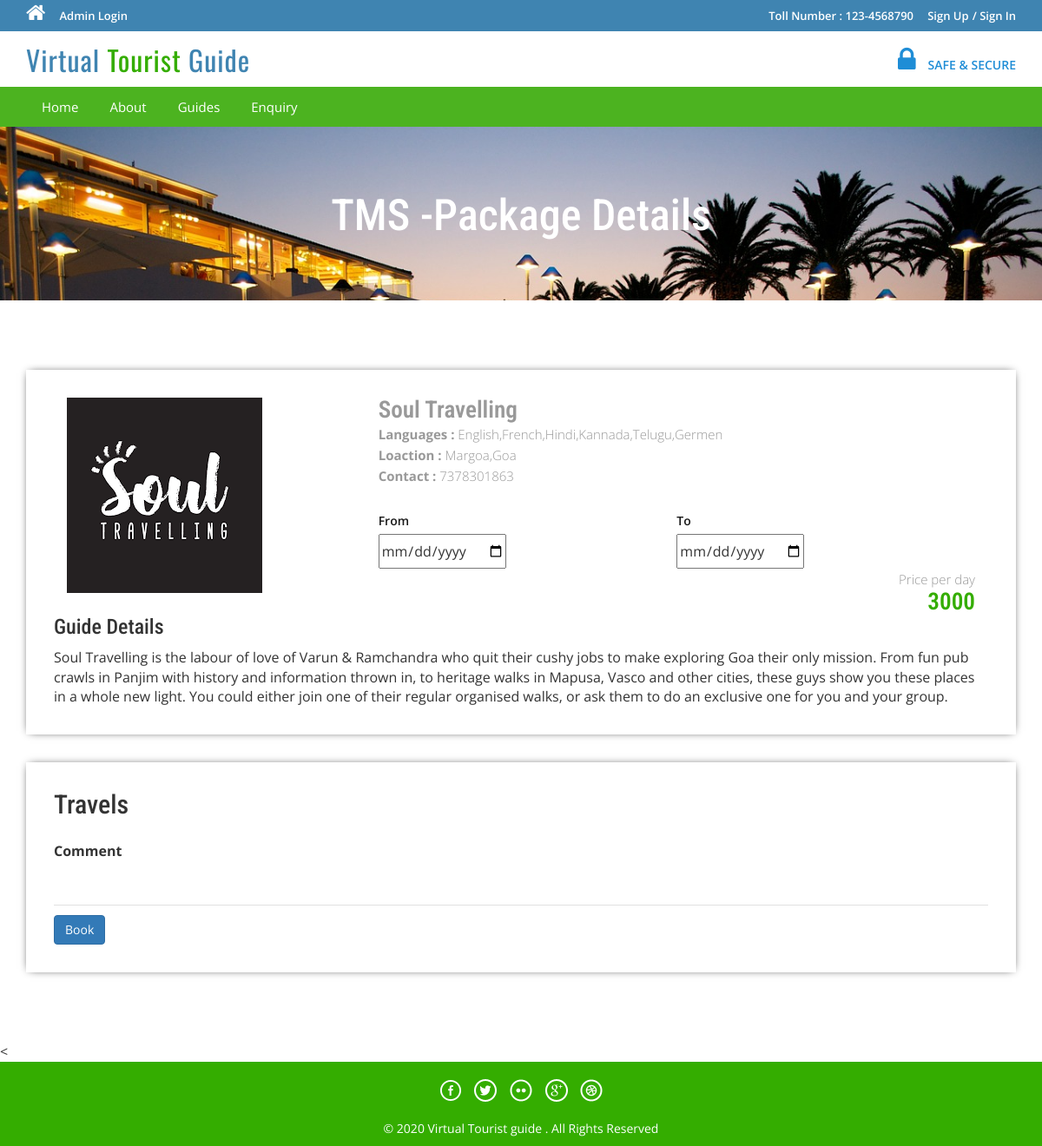
Page /restautrants.php?pkgid=8 on the committed database.
### tables this page shows
CREATE TABLE `tbltourpackages` (
  `PackageId` int(11) NOT NULL,
  `PackageName` varchar(200) DEFAULT NULL,
  `PackageType` varchar(150) DEFAULT NULL,
  `PackageLocation` varchar(100) DEFAULT NULL,
  `PackagePrice` int(11) DEFAULT NULL,
  `PackageFetures` varchar(255) DEFAULT NULL,
  `PackageDetails` mediumtext DEFAULT NULL,
  `PackageImage` varchar(100) DEFAULT NULL,
  `Creationdate` timestamp NULL DEFAULT current_timestamp(),
  `UpdationDate` timestamp NULL DEFAULT NULL ON UPDATE current_timestamp()
);

### restautrants.php (the view, shortened to what this page needs)
<?php
include('includes/config.php');
?>
<!DOCTYPE HTML>
<html>
<head>
<link href="css/bootstrap.css" rel='stylesheet' type='text/css' />
<link href="css/style.css" rel='stylesheet' type='text/css' />
<link href="css/font-awesome.css" rel="stylesheet">
<link href="css/animate.css" rel="stylesheet" type="text/css" media="all">
<link rel="stylesheet" href="css/jquery-ui.css" />
</head>
<body>
<?php include('includes/header.php');?>
<div class="banner-3">
	<div class="container">
		<h1 class="wow zoomIn animated animated" data-wow-delay=".5s" style="visibility: visible; animation-delay: 0.5s; animation-name: zoomIn;"> TMS -Package Details</h1>
	</div>
</div>
<div class="selectroom">
	<div class="container">
<?php
$pid=intval($_GET['pkgid']);
$sql = "SELECT * from tbltourpackages where PackageId=:pid";
$query = $dbh->prepare($sql);
$query -> bindParam(':pid', $pid, PDO::PARAM_STR);
$query->execute();
$results=$query->fetchAll(PDO::FETCH_OBJ);
if($query->rowCount() > 0)
{
foreach($results as $result)
{	?>
<form name="book" method="post">
		<div class="selectroom_top">
			<div class="col-md-4 selectroom_left wow fadeInLeft animated" data-wow-delay=".5s">
				<img src="admin/pacakgeimages/<?php echo htmlentities($result->PackageImage);?>" class="img-responsive" alt="">
			</div>
			<div class="col-md-8 selectroom_right wow fadeInRight animated" data-wow-delay=".5s">
				<h2><?php echo htmlentities($result->PackageName);?></h2>
				<p><b>Languages :</b> <?php echo htmlentities($result->PackageType);?></p>
				<p><b>Loaction :</b> <?php echo htmlentities($result->PackageLocation);?></p>
					<p><b>Contact :</b> <?php echo htmlentities($result->PackageFetures);?></p>
					<div class="ban-bottom">
				<div class="bnr-right">
				<label class="inputLabel">From</label>
				<input  type="date" placeholder="dd-mm-yyyy"  name="fromdate" required="">
			</div>
			<div class="bnr-right">
				<label class="inputLabel">To</label>
				<input   type="date" placeholder="dd-mm-yyyy" name="todate" required="">
			</div>
			</div>
				 <div class="grand">
					<p>Price per day</p>
					<h3><?php echo htmlentities($result->PackagePrice);?></h3>
				</div>
			</div>
		<h3>Guide Details</h3>
				<p style="padding-top: 1%"><?php echo htmlentities($result->PackageDetails);?> </p>
		</div>
		<div class="selectroom_top">
			<h2>Travels</h2>
			<div class="selectroom-info animated wow fadeInUp animated" data-wow-duration="1200ms" data-wow-delay="500ms" style="visibility: visible; animation-duration: 1200ms; animation-delay: 500ms; animation-name: fadeInUp; margin-top: -70px">
				<ul>
					<li class="spe">
						<label class="inputLabel">Comment</label>
						<input class="special" type="text" name="comment" required="">
					</li>
					<?php if($_SESSION['login'])
					{?>
						<li class="spe" align="center">
					<button type="submit" name="submit2" class="btn-primary btn">Book</button>
						</li>
						<?php } else {?>
							<li class="sigi" align="center" style="margin-top: 1%">
							<a href="#" data-toggle="modal" data-target="#myModal4" class="btn-primary btn" > Book</a></li>
							<?php } ?>
				</ul>
			</div>
		</div>
		</form>
<?php }} ?>
	</div>
</div>
<
<?php include('includes/footer.php');?>
</body>
</html>

### css/style.css (style rules this page uses)
html, body { font-size: 100%; background: #fff; font-family: 'Open Sans', sans-serif; }
body a,.grid_1,plan_1,plan_1.one,plan_1.two,i.icon1, i.icon2, i.icon3, i.icon4, i.icon5, i.icon6 { transition:0.5s all; -webkit-transition:0.5s all; -moz-transition:0.5s all; -o-transition:0.5s all; -ms-transition:0.5s all; }
h1,h2,h3,h4,h5,h6 { margin:0; font-family: 'Roboto Condensed', sans-serif; }
p { margin:0; }
ul { margin:0; padding:0; }
label { margin:0; }
.ban-top .inputLabel,.ban-bottom .inputLabel { display: block; font-weight: 600; font-size: 14px; margin-bottom: 5px; color: #191919; }
.bnr-right { float: left; width:50%; }
.ban-bottom { margin-top: 30px; }
.banner-3 { background: url(../images/6.jpg)no-repeat; background-size: cover; -webkit-background-size: cover; -o-background-size: cover; -ms-background-size: cover; -moz-background-size: cover; min-height:200px; }
.banner-3 h1 { font-size: 50px; margin-bottom: 40px; padding: 1.5em 0 0; text-align: center; color: #fff; }
.selectroom { padding: 5em 0 3em; }
.selectroom_top { padding: 2em; box-shadow: 0px 0px 10px -4px #000; margin-bottom: 2em; }
.grand { text-align: right; }
.selectroom_right h2 { font-size: 1.7em; color: #999; font-weight: 600; margin: 0; }
.selectroom_right h3 { font-size: 1.7em; font-weight: 600; color:#34ad00; }
.selectroom_right p { font-size: 15px; line-height: 1.6em; font-weight: 300; color: #999; }
.selectroom-info li { display: inline-block; float: left; }
.selectroom input[type="text"] { width: 92%; color: #9E9E9E; outline: none; font-size: 14px; padding: 10px 0px; border: none; border-bottom:1px solid rgba(0,0,0,.12); -webkit-appearance: none; margin-top: 10px; }
.selectroom-info ul { margin-top: 3em; }
li.spe { width: 100%; margin-top: 3em; }
li.spe input[type="text"] { width: 100%; }

### rows in the picture
tbltourpackages: PackageImage (picture), PackageName "Soul Travelling", PackageType "English,French,Hindi,Kannada,Telugu,Germen", PackageLocation "Margoa,Goa", PackageFetures "7378301863", PackagePrice "3000", PackageDetails "Soul Travelling is the labour of love of Varun & Ramchandra who quit their cushy jobs to make exploring Goa their only mission. From fun pub crawls in Panjim with history and information thrown in, to heritage walks in Mapusa, Vasco and other cities, these guys show you these places in a whole new light. You could either join one of their regular organised walks, or ask them to do an exclusive one for you and your group."
